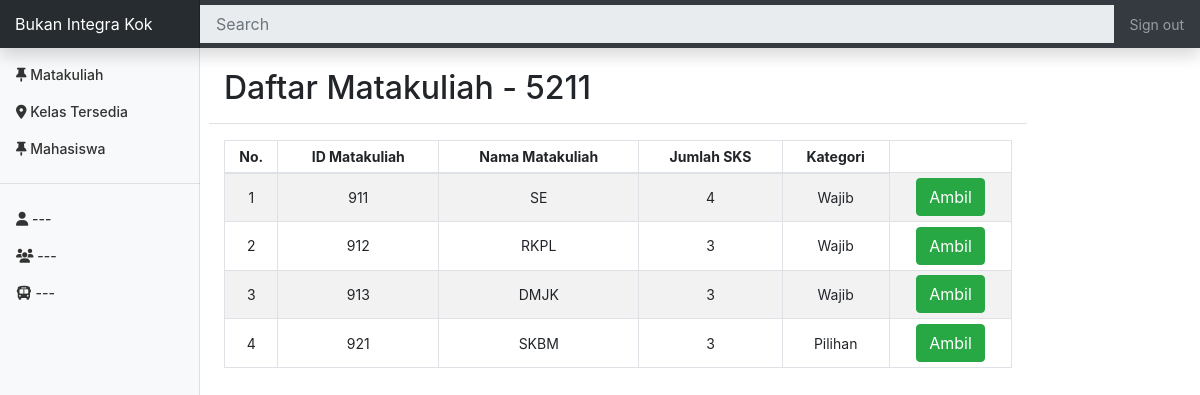
/home/ambil_matkul/5211, run on the app's committed database.
### tables this page shows
CREATE TABLE `matakuliah` (
  `id_matkul` int(3) NOT NULL,
  `nama_matkul` varchar(30) NOT NULL,
  `sks` int(11) NOT NULL,
  `kategori` enum('Wajib','Pilihan') NOT NULL
);

### application/controllers/Home.php (called while the page is built, shortened)
<?php
class Home extends CI_Controller {
	public function __construct()
	{
	  	$this->load->helper(array('url', 'html', 'form'));
	  	$this->load->library('session');
	  	$this->load->database();
	  	$this->load->model('View_mhs', 'v_m');
	  	$this->load->model('View_kelas', 'v_k');
	  	$this->load->model('View_frs', 'v_f');
	  	$this->load->model('View_matakuliah', 'v_mk');
	  	$this->load->model('View_tempuh', 'v_t');
	}
	public function ambil_matkul($nrp = "")
	{
		$get = $this->v_mk->getMatakuliah("id_matkul, nama_matkul, sks, kategori");
		$matkul = array(
			'apa' => 'aja',
			'sabeb' => 'lah',
			'new' => $get,
			'nrp' => $nrp
		);
		$this->load->view('dashboard/header2');
		$this->load->view('matakuliah2', $matkul);
		$this->load->view('dashboard/footer2');
	}
}

### index.php (called while the page is built, shortened)
<?php
require_once BASEPATH.'core/CodeIgniter.php';

### application/models/View_matakuliah.php (called while the page is built, shortened)
<?php
class View_matakuliah extends CI_Model {
	public function getMatakuliah($kolom = "", $matakuliah = "")
	{
		$this->db->select($kolom);
		$query = $this->db->get('matakuliah');
		return $query->result_array();
	}
}

### application/views/Matakuliah2.php (the view, shortened to what this page needs)
<div class="row">
    <div class="pt-5 pb-2 mb-3 border-bottom col-md-10">
    	<div class="row">
    		<div class="col-8">
	        	<h1 class="h2">Daftar Matakuliah - <?php echo $nrp; ?></h1>
	        </div>
    	</div>
    </div>
	<div class="col-md-10">
		<div class="table-responsive-md">
			<div class="table">
				<table class="table table-bordered table-striped table-sm">
				<thead class="text-center">
	                <tr>
	                  	<th class="align-middle">No.</th>
	                 	<th class="align-middle">ID Matakuliah</th>
	                  	<th class="align-middle">Nama Matakuliah</th>
	                  	<th class="align-middle">Jumlah SKS</th>
	                  	<th class="align-middle">Kategori</th>
	                </tr>
              	</thead>
              	<tbody>
              		<?php
		                foreach($new as $matkul => $isi)
		                {
	                ?>
	                 	<tr>
		                    <td class="align-middle text-center"><?php echo ($matkul+1); ?></td>
		                    <td class="align-middle text-center"><?php echo $isi['id_matkul']; ?></td>
		                    <td class="align-middle text-center"><?php echo $isi['nama_matkul']; ?></td>
		                    <td class="align-middle text-center"><?php echo $isi['sks']; ?></td>
		                    <td class="align-middle text-center"><?php echo $isi['kategori']; ?></td>
		                    <td class="align-middle text-center">
		                    	<a href="<?php echo base_url('home/do_ambil/').$isi['id_matkul'].'/'.$nrp; ?>" class="btn btn-success">Ambil</a>
		                    </td>
	                  	</tr>
	              <?php }?>
              	</tbody>
              	</table>
			</div>
		</div>
	</div>
</div>

### assets/css/dashboard.css (style rules this page uses)
body { font-size: .875rem; }
.border-bottom { border-bottom: 1px solid #e5e5e5; }

### data on the page
matakuliah: id_matkul "911", nama_matkul "SE", sks "4", kategori "Wajib"
matakuliah: id_matkul "912", nama_matkul "RKPL", sks "3", kategori "Wajib"
matakuliah: id_matkul "913", nama_matkul "DMJK", sks "3", kategori "Wajib"
matakuliah: id_matkul "921", nama_matkul "SKBM", sks "3", kategori "Pilihan"

### other printed values
$nrp "5211"
